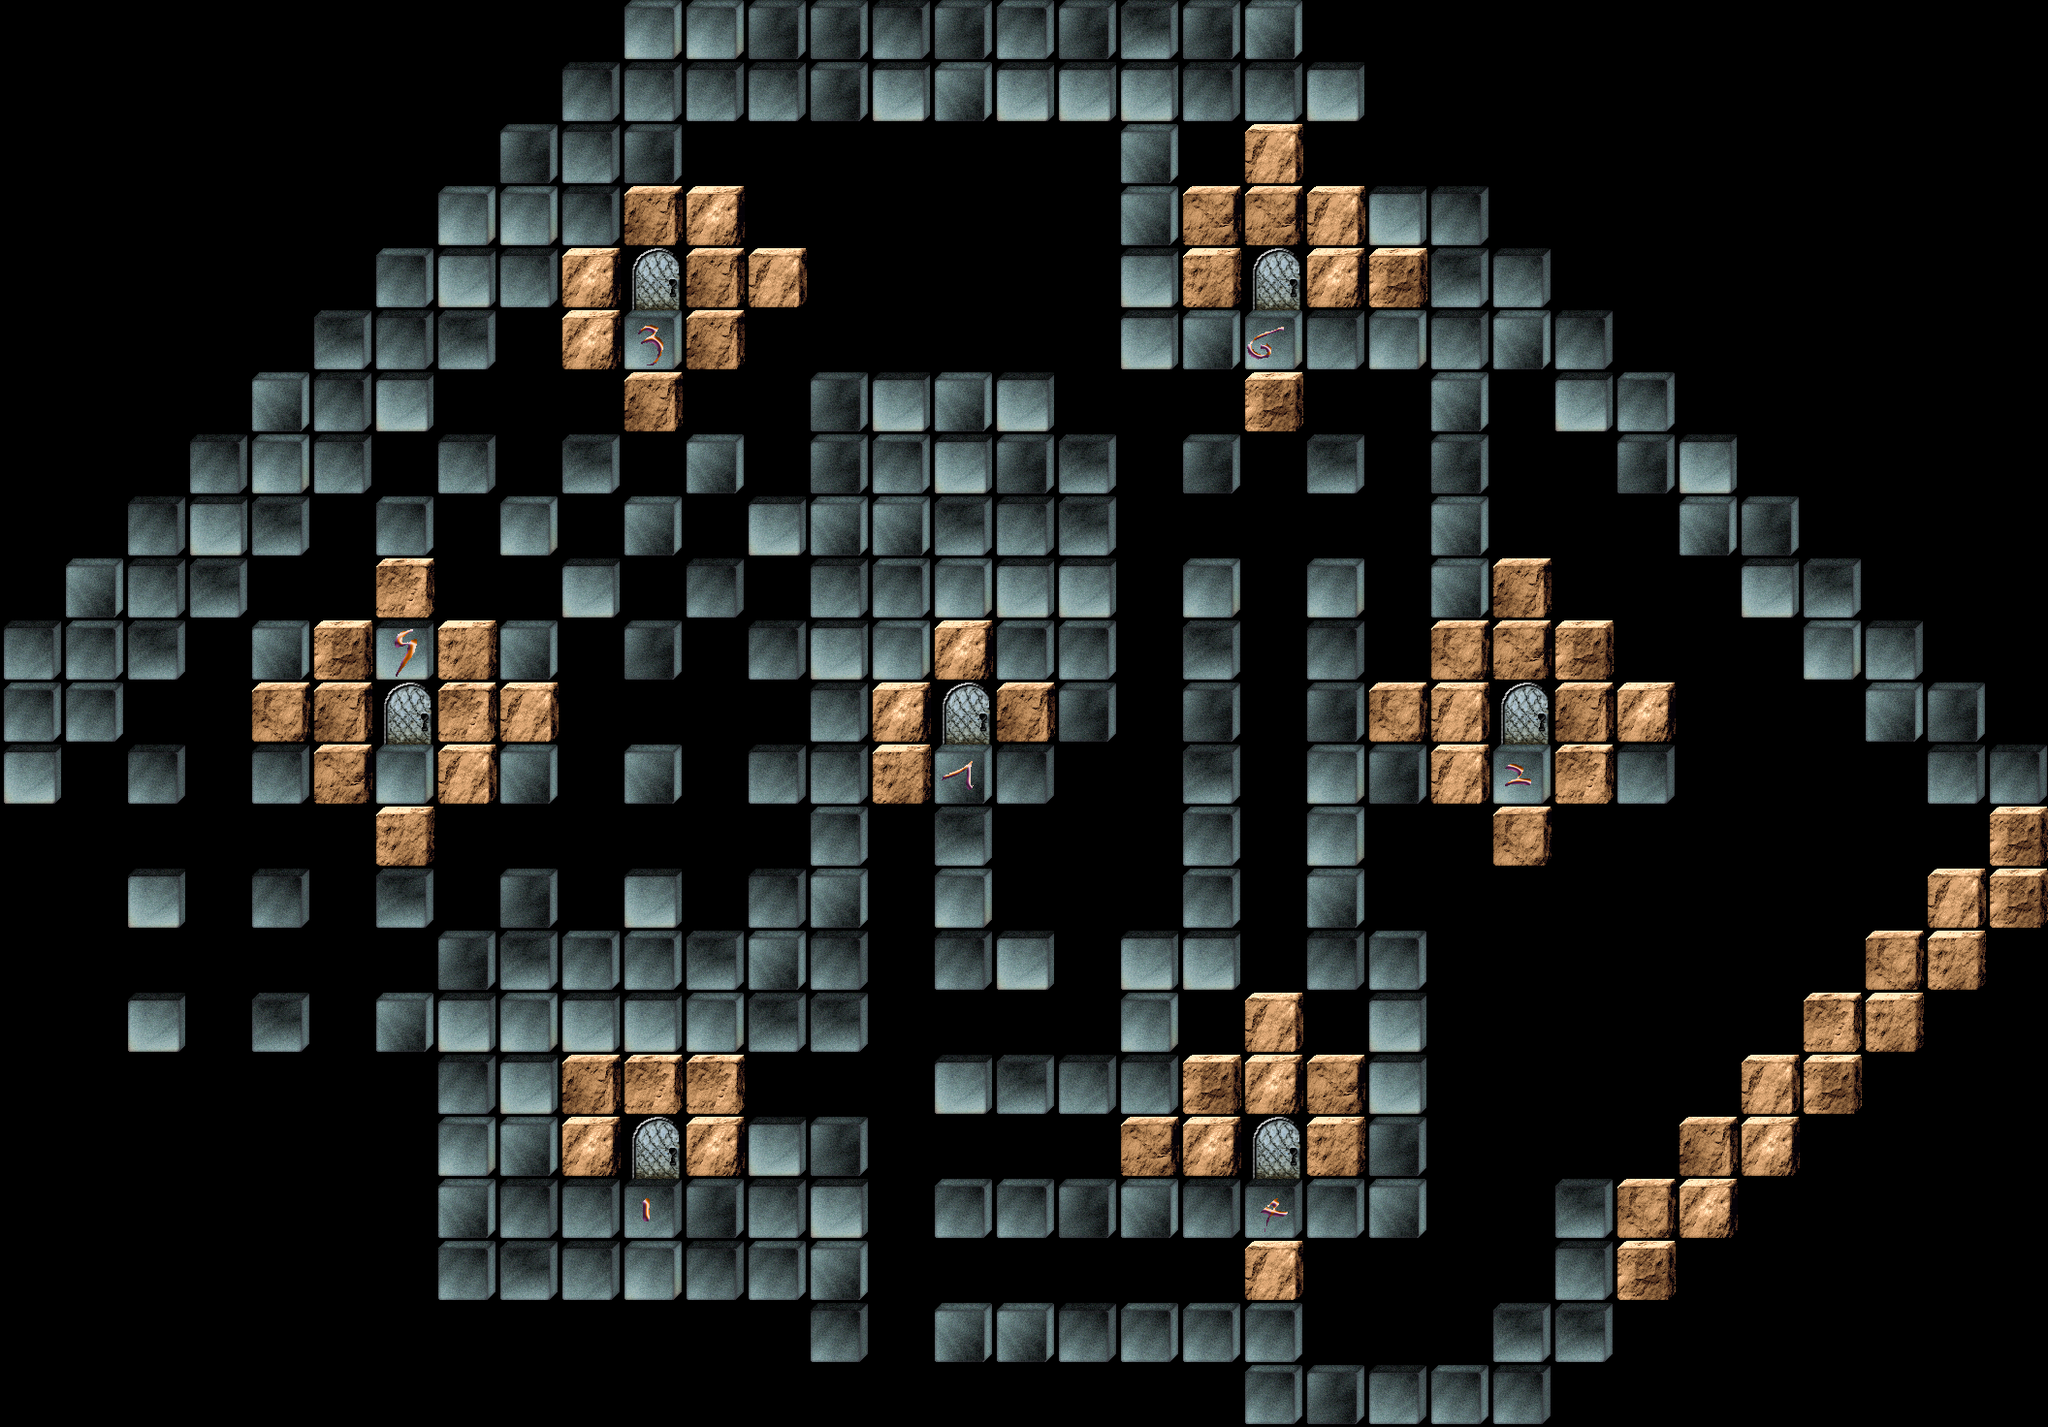

Tiled map render using the project's own tile images. Description and the map definition, with tile-layer contents summarised, below:
An orthogonal 33x23 tile map with 64x64 px tiles, 4 tile layers (Items, Blocks, BlockExtras, Walls), 1 hidden layer not drawn, 3 tilesets and 8 objects (7x HubDoor).

<map version="1.8" tiledversion="1.10.2" orientation="orthogonal" renderorder="right-down" width="33" height="23" tilewidth="64" tileheight="64" infinite="0" nextlayerid="8" nextobjectid="120">
 <tileset firstgid="1" source="../StaticObjects.tsx" />
 <tileset firstgid="89" source="../BoxDrawing.tsx" />
 <tileset firstgid="105" source="../Numerals2.tsx" />
 <layer id="4" name="Hidden Items" width="33" height="23" visible="0">
  <data>[759 cells, 0 non-empty, 0 distinct tile ids]</data>
 </layer>
 <layer id="2" name="Items" width="33" height="23">
  <data>[759 cells, 0 non-empty, 0 distinct tile ids]</data>
 </layer>
 <layer id="1" name="Blocks" width="33" height="23">
  <data>[759 cells, 313 non-empty, 17 distinct tile ids]</data>
 </layer>
 <layer id="7" name="BlockExtras" width="33" height="23">
  <data>[759 cells, 7 non-empty, 7 distinct tile ids]</data>
 </layer>
 <layer id="6" name="Walls" width="33" height="23" offsetx="-16" offsety="-16">
  <data>[759 cells, 0 non-empty, 0 distinct tile ids]</data>
 </layer>
 <objectgroup id="3" name="Actors">
  <object id="112" name="1" type="HubDoor" x="672" y="1184">
   <point />
  </object>
  <object id="113" name="4" type="HubDoor" x="1312" y="1184">
   <point />
  </object>
  <object id="114" name="2" type="HubDoor" x="1568" y="736">
   <point />
  </object>
  <object id="115" name="7" type="HubDoor" x="992" y="736">
   <point />
  </object>
  <object id="116" name="5" type="HubDoor" x="416" y="736">
   <point />
  </object>
  <object id="117" name="3" type="HubDoor" x="672" y="288">
   <point />
  </object>
  <object id="118" name="6" type="HubDoor" x="1312" y="288">
   <point />
  </object>
  <object id="119" template="../Dana.tx" x="928" y="288" />
 </objectgroup>
</map>
